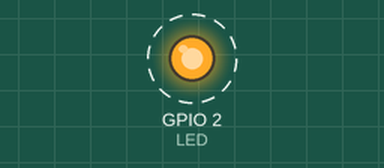
Recording of a sketch running on a simulated ESP32. Parts: output pins drawn as LEDs (lit = HIGH). Dashed ring = blinking. What the sketch prints to the serial monitor is not drawn.

Above: at 0.5 s.
Timing chart, 0 to 4.6 s (numbered marks = the images above):
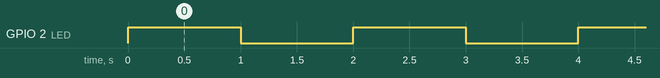

The sketch:

ESP32_flash_LED_using_vTaskDelay.ino
```cpp
//	This project flashes the UNOs onboard LED on D13 using the non-blocking vTaskDelay method


constexpr auto LED = 2; // for info re constexpr see: https://learn.microsoft.com/en-us/cpp/cpp/constexpr-cpp?view=msvc-170

void setup() {
	pinMode(LED, OUTPUT);
	Serial.begin(115200); 	// Start serial communication at a baud rate of 115200
	Serial.println();  // Adds an extra newline
	Serial.println("Delay using vTaskDelay is starting"); 	// Print a welcome message to the Serial Monitor
	xTaskCreate(
		toggleLED,           // Task function name, the RTOS task handler in an ESP32 will look for a function with this name and start running it.
		"Toggle LED Task",   // Name of the task (for debugging)
		1000,                // Stack size (in words)
		NULL,                // Parameter to pass to the task
		1,                   // Task priority (higher number = higher priority), max is 25
		NULL                 // A task handle. This can be used to control the task later (e.g., suspend, resume, or delete the task)
	);
}

void loop() {
	// Insert a thousand NOP instructions using a loop for a 4.17mS delay
	for (int i = 0; i < 1000; ++i) {
		__asm__ __volatile__("nop"); // An assembler NOP is a single CPU clock cycle and at 240MHz is equal to 4.17 nanoseconds
	}
}

static void toggleLED(void *parameter) {
	while (true) {
		digitalWrite(LED, !digitalRead(LED));
		vTaskDelay(1000 / portTICK_PERIOD_MS);  // Delay for 1 second
		UBaseType_t highWaterMark = uxTaskGetStackHighWaterMark(NULL); // get the size of the task stack in use
		Serial.print("The size of the task stack is : ");
		Serial.println(highWaterMark); // print the size of the task stack to serial
		}
}
```

Measured:
- by itself, GPIO 2 (LED): alternates HIGH for 1.0 s and LOW for 1.0 s
